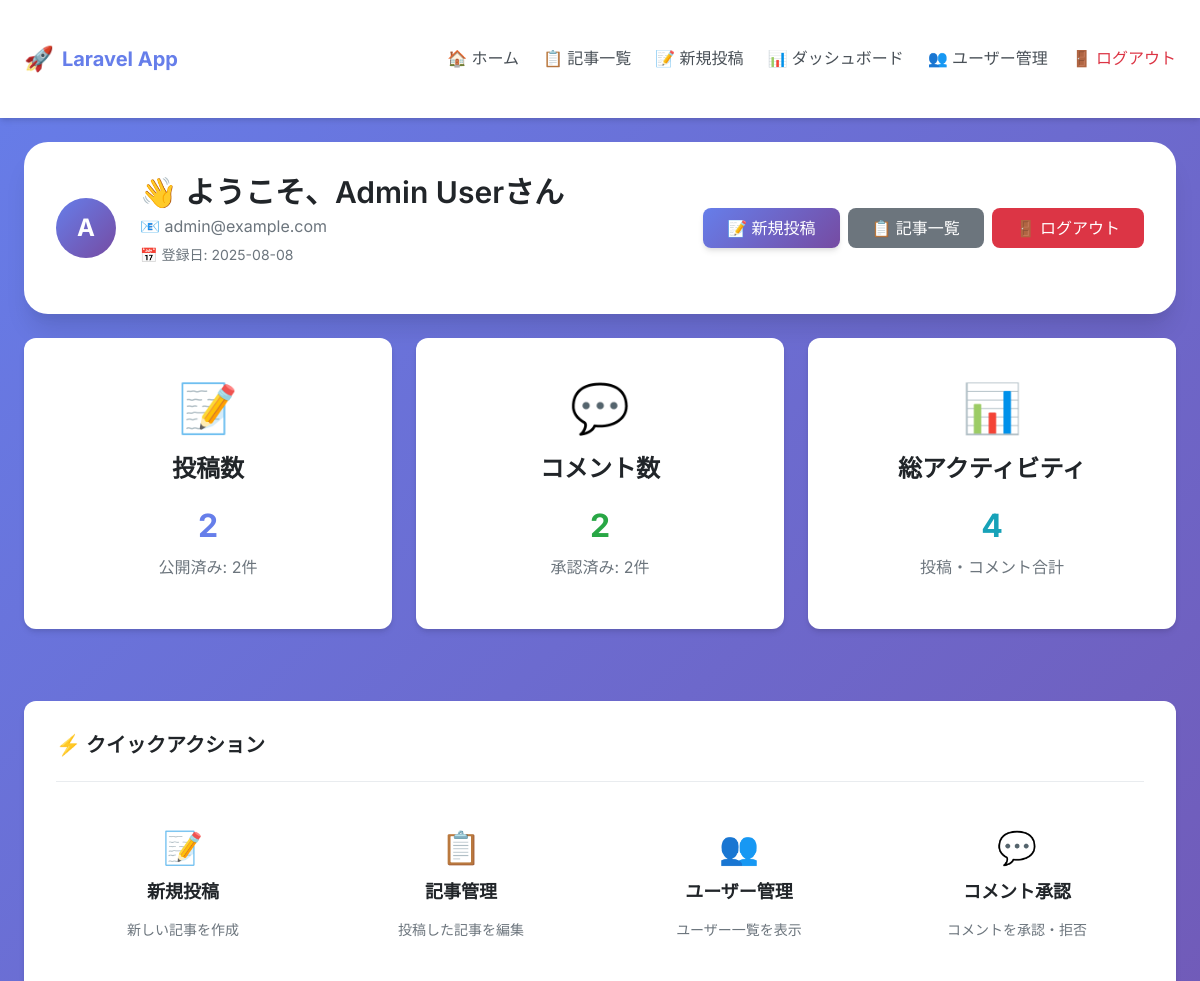
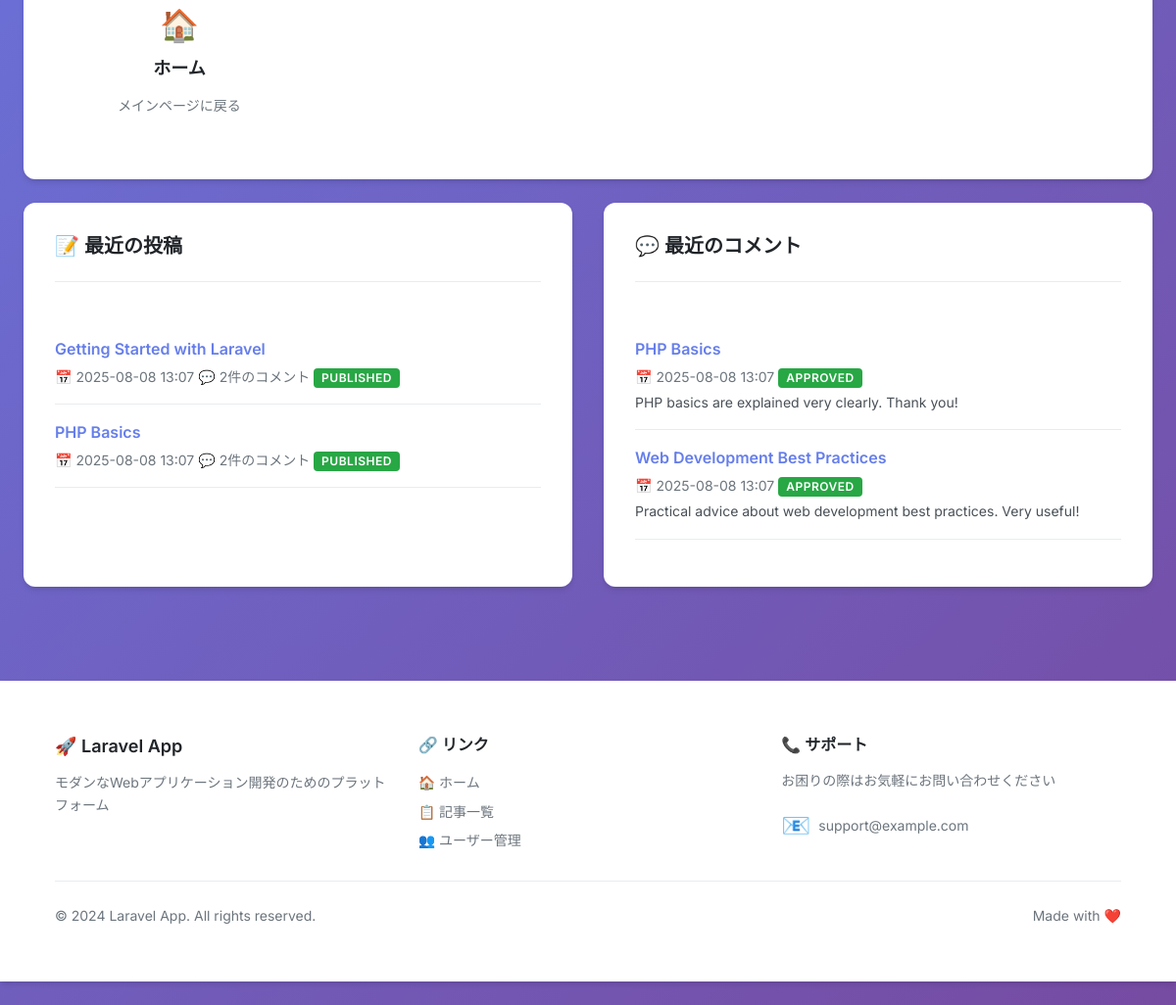
The page /laravel-app/dashboard.php (signed in) on the database its author committed (2 pictures, top to bottom).
### tables this page shows
CREATE TABLE IF NOT EXISTS users (
    id INT AUTO_INCREMENT PRIMARY KEY,
    name VARCHAR(255) NOT NULL,
    email VARCHAR(255) UNIQUE NOT NULL,
    password VARCHAR(255) NOT NULL,
    created_at TIMESTAMP DEFAULT CURRENT_TIMESTAMP,
    updated_at TIMESTAMP DEFAULT CURRENT_TIMESTAMP ON UPDATE CURRENT_TIMESTAMP
);

CREATE TABLE IF NOT EXISTS posts (
    id INT AUTO_INCREMENT PRIMARY KEY,
    title VARCHAR(255) NOT NULL,
    content TEXT NOT NULL,
    user_id INT NOT NULL,
    status ENUM('draft', 'published') DEFAULT 'draft',
    created_at TIMESTAMP DEFAULT CURRENT_TIMESTAMP,
    updated_at TIMESTAMP DEFAULT CURRENT_TIMESTAMP ON UPDATE CURRENT_TIMESTAMP,
    FOREIGN KEY (user_id) REFERENCES users(id) ON DELETE CASCADE
);

CREATE TABLE IF NOT EXISTS comments (
    id INT AUTO_INCREMENT PRIMARY KEY,
    post_id INT NOT NULL,
    user_id INT NOT NULL,
    content TEXT NOT NULL,
    status ENUM('pending', 'approved', 'rejected') DEFAULT 'pending',
    created_at TIMESTAMP DEFAULT CURRENT_TIMESTAMP,
    updated_at TIMESTAMP DEFAULT CURRENT_TIMESTAMP ON UPDATE CURRENT_TIMESTAMP,
    FOREIGN KEY (post_id) REFERENCES posts(id) ON DELETE CASCADE,
    FOREIGN KEY (user_id) REFERENCES users(id) ON DELETE CASCADE
);

### laravel-app/auth.php (called while the page is built, shortened)
<?php
function getCurrentUserId() {
    return $_SESSION['user_id'] ?? null;
}
function getCurrentUser() {
    try {
        $pdo = getDatabaseConnection();
        $query = "SELECT id, name, email, created_at FROM users WHERE id = ?";
        $stmt = $pdo->prepare($query);
        $stmt->execute([getCurrentUserId()]);
        return $stmt->fetch(PDO::FETCH_ASSOC);
    } catch (Exception $e) {
        error_log("getCurrentUser error: " . $e->getMessage());
        return null;
    }
}
?>

### laravel-app/dashboard.php (the view, shortened to what this page needs)
<?php
require_once 'auth.php';
$user = getCurrentUser();
$user_stats = [];
$recent_posts = [];
$recent_comments = [];
       try {
           $pdo = getDatabaseConnection();
    $user_id = getCurrentUserId();
    $stats_query = "
        SELECT
            COUNT(DISTINCT p.id) as total_posts,
            COUNT(DISTINCT c.id) as total_comments,
            COUNT(DISTINCT CASE WHEN p.status = 'published' THEN p.id END) as published_posts,
            COUNT(DISTINCT CASE WHEN c.status = 'approved' THEN c.id END) as approved_comments
        FROM users u
        LEFT JOIN posts p ON u.id = p.user_id
        LEFT JOIN comments c ON u.id = c.user_id
        WHERE u.id = ?
    ";
    $stats_stmt = $pdo->prepare($stats_query);
    $stats_stmt->execute([$user_id]);
    $user_stats = $stats_stmt->fetch(PDO::FETCH_ASSOC);
    $posts_query = "
        SELECT
            p.id,
            p.title,
            p.status,
            p.created_at,
            COUNT(DISTINCT c.id) as comment_count
        FROM posts p
        LEFT JOIN comments c ON p.id = c.post_id
        WHERE p.user_id = ?
        GROUP BY p.id
        ORDER BY p.created_at DESC
        LIMIT 5
    ";
    $posts_stmt = $pdo->prepare($posts_query);
    $posts_stmt->execute([$user_id]);
    $recent_posts = $posts_stmt->fetchAll(PDO::FETCH_ASSOC);
    $comments_query = "
        SELECT
            c.id,
            c.content,
            c.status,
            c.created_at,
            p.title as post_title,
            p.id as post_id
        FROM comments c
        JOIN posts p ON c.post_id = p.id
        WHERE c.user_id = ?
        ORDER BY c.created_at DESC
        LIMIT 5
    ";
    $comments_stmt = $pdo->prepare($comments_query);
    $comments_stmt->execute([$user_id]);
    $recent_comments = $comments_stmt->fetchAll(PDO::FETCH_ASSOC);
} catch (Exception $e) {
    $error_message = "データベースエラー: " . $e->getMessage();
}
?>
<?php
include 'includes/header.php';
?>
<section class="card floating-card">
    <div class="d-flex justify-between align-center">
        <div class="d-flex align-center">
            <div style="width: 60px; height: 60px; background: linear-gradient(135deg, var(--primary-color) 0%, var(--secondary-color) 100%); border-radius: 50%; display: flex; align-items: center; justify-content: center; color: var(--white); font-size: 1.5rem; font-weight: bold; margin-right: var(--spacing-lg);">
                <?php echo strtoupper(substr($user['name'], 0, 1)); ?>
            </div>
            <div>
                <h2 style="margin-bottom: var(--spacing-xs);">👋 ようこそ、<?php echo htmlspecialchars($user['name']); ?>さん</h2>
                <p style="color: var(--gray-600); margin-bottom: var(--spacing-xs);">📧 <?php echo htmlspecialchars($user['email']); ?></p>
                <p style="color: var(--gray-600); font-size: var(--font-size-sm);">📅 登録日: <?php echo date('Y-m-d', strtotime($user['created_at'])); ?></p>
            </div>
        </div>
        <div class="d-flex" style="gap: var(--spacing-sm);">
            <a href="/create_post.php" class="btn btn-primary">📝 新規投稿</a>
            <a href="/posts.php" class="btn btn-secondary">📋 記事一覧</a>
            <a href="/logout.php" class="btn btn-danger">🚪 ログアウト</a>
        </div>
    </div>
</section>
<section class="grid grid-3" style="gap: var(--spacing-lg); margin-bottom: var(--spacing-2xl);">
    <div class="card text-center">
        <div style="font-size: 3rem; color: var(--primary-color); margin-bottom: var(--spacing-sm);">📝</div>
        <h3>投稿数</h3>
        <div style="font-size: 2rem; font-weight: bold; color: var(--primary-color); margin-bottom: var(--spacing-xs);">
            <?php echo $user_stats['total_posts'] ?? 0; ?>
        </div>
        <p style="color: var(--gray-600);">公開済み: <?php echo $user_stats['published_posts'] ?? 0; ?>件</p>
    </div>
    <div class="card text-center">
        <div style="font-size: 3rem; color: var(--success-color); margin-bottom: var(--spacing-sm);">💬</div>
        <h3>コメント数</h3>
        <div style="font-size: 2rem; font-weight: bold; color: var(--success-color); margin-bottom: var(--spacing-xs);">
            <?php echo $user_stats['total_comments'] ?? 0; ?>
        </div>
        <p style="color: var(--gray-600);">承認済み: <?php echo $user_stats['approved_comments'] ?? 0; ?>件</p>
    </div>
    <div class="card text-center">
        <div style="font-size: 3rem; color: var(--info-color); margin-bottom: var(--spacing-sm);">📊</div>
        <h3>総アクティビティ</h3>
        <div style="font-size: 2rem; font-weight: bold; color: var(--info-color); margin-bottom: var(--spacing-xs);">
            <?php echo ($user_stats['total_posts'] ?? 0) + ($user_stats['total_comments'] ?? 0); ?>
        </div>
        <p style="color: var(--gray-600);">投稿・コメント合計</p>
    </div>
</section>
<section class="card">
    <div class="card-header">
        <h3 class="card-title">⚡ クイックアクション</h3>
    </div>
    <div class="card-body">
        <div class="grid grid-4">
            <div class="text-center">
                <a href="/create_post.php" class="d-block" style="text-decoration: none; color: inherit;">
                    <div style="font-size: 2rem; margin-bottom: var(--spacing-sm);">📝</div>
                    <h5>新規投稿</h5>
                    <p style="color: var(--gray-600); font-size: var(--font-size-sm);">新しい記事を作成</p>
                </a>
            </div>
            <div class="text-center">
                <a href="/posts.php" class="d-block" style="text-decoration: none; color: inherit;">
                    <div style="font-size: 2rem; margin-bottom: var(--spacing-sm);">📋</div>
                    <h5>記事管理</h5>
                    <p style="color: var(--gray-600); font-size: var(--font-size-sm);">投稿した記事を編集</p>
                </a>
            </div>
            <div class="text-center">
                <a href="/users.php" class="d-block" style="text-decoration: none; color: inherit;">
                    <div style="font-size: 2rem; margin-bottom: var(--spacing-sm);">👥</div>
                    <h5>ユーザー管理</h5>
                    <p style="color: var(--gray-600); font-size: var(--font-size-sm);">ユーザー一覧を表示</p>
                </a>
            </div>
            <div class="text-center">
                <a href="/comment_approval.php" class="d-block" style="text-decoration: none; color: inherit;">
                    <div style="font-size: 2rem; margin-bottom: var(--spacing-sm);">💬</div>
                    <h5>コメント承認</h5>
                    <p style="color: var(--gray-600); font-size: var(--font-size-sm);">コメントを承認・拒否</p>
                </a>
            </div>
            <div class="text-center">
                <a href="/" class="d-block" style="text-decoration: none; color: inherit;">
                    <div style="font-size: 2rem; margin-bottom: var(--spacing-sm);">🏠</div>
                    <h5>ホーム</h5>
                    <p style="color: var(--gray-600); font-size: var(--font-size-sm);">メインページに戻る</p>
                </a>
            </div>
        </div>
    </div>
</section>
<section class="grid grid-2" style="gap: var(--spacing-xl);">
    <div class="card">
        <div class="card-header">
            <h3 class="card-title">📝 最近の投稿</h3>
        </div>
        <div class="card-body">
            <?php if (!empty($recent_posts)): ?>
                <?php foreach ($recent_posts as $post): ?>
                    <div style="padding: var(--spacing-md) 0; border-bottom: 1px solid var(--gray-200);">
                        <div style="margin-bottom: var(--spacing-xs);">
                            <a href="/post.php?id=<?php echo $post['id']; ?>" style="color: var(--primary-color); text-decoration: none; font-weight: 600;">
                                <?php echo htmlspecialchars($post['title']); ?>
                            </a>
                        </div>
                        <div style="color: var(--gray-600); font-size: var(--font-size-sm);">
                            📅 <?php echo date('Y-m-d H:i', strtotime($post['created_at'])); ?>
                            💬 <?php echo $post['comment_count']; ?>件のコメント
                            <span class="badge badge-<?php echo $post['status'] === 'published' ? 'success' : 'warning'; ?>">
                                <?php echo $post['status']; ?>
                            </span>
                        </div>
                    </div>
                <?php endforeach; ?>
            <?php else: ?>
                <p style="color: var(--gray-600); text-align: center; padding: var(--spacing-xl);">まだ投稿がありません。</p>
            <?php endif; ?>
        </div>
    </div>
    <div class="card">
        <div class="card-header">
            <h3 class="card-title">💬 最近のコメント</h3>
        </div>
        <div class="card-body">
            <?php if (!empty($recent_comments)): ?>
                <?php foreach ($recent_comments as $comment): ?>
                    <div style="padding: var(--spacing-md) 0; border-bottom: 1px solid var(--gray-200);">
                        <div style="margin-bottom: var(--spacing-xs);">
                            <a href="/post.php?id=<?php echo $comment['post_id']; ?>" style="color: var(--primary-color); text-decoration: none; font-weight: 600;">
                                <?php echo htmlspecialchars($comment['post_title']); ?>
                            </a>
                        </div>
                        <div style="color: var(--gray-600); font-size: var(--font-size-sm); margin-bottom: var(--spacing-xs);">
                            📅 <?php echo date('Y-m-d H:i', strtotime($comment['created_at'])); ?>
                            <span class="badge badge-<?php echo $comment['status'] === 'approved' ? 'success' : 'warning'; ?>">
                                <?php echo $comment['status']; ?>
                            </span>
                        </div>
                        <div style="color: var(--gray-700); font-size: var(--font-size-sm);">
                            <?php echo htmlspecialchars(substr($comment['content'], 0, 100)); ?>
                        </div>
                    </div>
                <?php endforeach; ?>
            <?php else: ?>
                <p style="color: var(--gray-600); text-align: center; padding: var(--spacing-xl);">まだコメントがありません。</p>
            <?php endif; ?>
        </div>
    </div>
</section>
<?php include 'includes/footer.php'; ?>

### laravel-app/assets/css/style.css (style rules this page uses)
:root { --primary-color: #667eea; --primary-dark: #5a6fd8; --secondary-color: #764ba2; --accent-color: #f093fb; --success-color: #28a745; --warning-color: #ffc107; --danger-color: #dc3545; --info-color: #17a2b8; --white: #ffffff; --light-gray: #f8f9fa; --gray-100: #f8f9fa; --gray-200: #e9ecef; --gray-300: #dee2e6; --gray-400: #ced4da; --gray-500: #adb5bd; --gray-600: #6c757d; --gray-700: #495057; --gray-800: #343a40; --gray-900: #212529; --dark: #343a40; --font-family: 'Segoe UI', Tahoma, Geneva, Verdana, sans-serif; --font-size-xs: 0.75rem; --font-size-sm: 0.875rem; --font-size-base: 1rem; --font-size-lg: 1.125rem; --font-size-xl: 1.25rem; --font-size-2xl: 1.5rem; --font-size-3xl: 1.875rem; --font-size-4xl: 2.25rem; --spacing-xs: 0.25rem; --spacing-sm: 0.5rem; --spacing-md: 1rem; --spacing-lg: 1.5rem; --spacing-xl: 2rem; --spacing-2xl: 3rem; --border-radius-sm: 0.25rem; --border-radius: 0.5rem; --border-radius-lg: 0.75rem; --border-radius-xl: 1rem; --border-radius-2xl: 1.5rem; --shadow-sm: 0 1px 2px 0 rgba(0, 0, 0, 0.05); --shadow: 0 1px 3px 0 rgba(0, 0, 0, 0.1), 0 1px 2px 0 rgba(0, 0, 0, 0.06); --shadow-md: 0 4px 6px -1px rgba(0, 0, 0, 0.1), 0 2px 4px -1px rgba(0, 0, 0, 0.06); --shadow-lg: 0 10px 15px -3px rgba(0, 0, 0, 0.1), 0 4px 6px -2px rgba(0, 0, 0, 0.05); --shadow-xl: 0 20px 25px -5px rgba(0, 0, 0, 0.1), 0 10px 10px -5px rgba(0, 0, 0, 0.04); --transition-fast: 0.15s ease-in-out; --transition-base: 0.3s ease-in-out; --transition-slow: 0.5s ease-in-out; }
* { margin: 0; padding: 0; box-sizing: border-box; }
html { scroll-behavior: smooth; }
body { font-family: var(--font-family); font-size: var(--font-size-base); line-height: 1.6; color: var(--gray-800); background: linear-gradient(135deg, var(--primary-color) 0%, var(--secondary-color) 100%); min-height: 100vh; }
h1, h2, h3, h4, h5, h6 { font-weight: 600; line-height: 1.2; margin-bottom: var(--spacing-md); color: var(--gray-900); }
h2 { font-size: var(--font-size-3xl); }
h3 { font-size: var(--font-size-2xl); }
h5 { font-size: var(--font-size-lg); }
p { margin-bottom: var(--spacing-md); color: var(--gray-700); }
a { color: var(--primary-color); text-decoration: none; transition: color var(--transition-fast); }
.card { background: var(--white); border-radius: var(--border-radius-lg); box-shadow: var(--shadow-md); padding: var(--spacing-xl); margin-bottom: var(--spacing-lg); transition: transform var(--transition-base), box-shadow var(--transition-base); }
.card-header { border-bottom: 1px solid var(--gray-200); padding-bottom: var(--spacing-md); margin-bottom: var(--spacing-lg); }
.card-title { font-size: var(--font-size-xl); font-weight: 600; color: var(--gray-900); margin-bottom: var(--spacing-sm); }
.card-body { padding: var(--spacing-md) 0; }
.btn { display: inline-flex; align-items: center; justify-content: center; padding: var(--spacing-sm) var(--spacing-lg); font-size: var(--font-size-base); font-weight: 500; line-height: 1.5; border: none; border-radius: var(--border-radius); cursor: pointer; text-decoration: none; transition: all var(--transition-base); position: relative; overflow: hidden; }
.btn::before { content: ''; position: absolute; top: 0; left: -100%; width: 100%; height: 100%; background: linear-gradient(90deg, transparent, rgba(255, 255, 255, 0.2), transparent); transition: left var(--transition-slow); }
.btn-primary { background: linear-gradient(135deg, var(--primary-color) 0%, var(--secondary-color) 100%); color: var(--white); box-shadow: var(--shadow-md); }
.btn-secondary { background: var(--gray-600); color: var(--white); }
.btn-danger { background: var(--danger-color); color: var(--white); }
.badge { display: inline-block; padding: var(--spacing-xs) var(--spacing-sm); font-size: var(--font-size-xs); font-weight: 600; line-height: 1; text-align: center; white-space: nowrap; vertical-align: baseline; border-radius: var(--border-radius-sm); text-transform: uppercase; letter-spacing: 0.5px; }
.badge-success { background-color: var(--success-color); color: var(--white); }
.grid { display: grid; gap: var(--spacing-lg); }
.grid-2 { grid-template-columns: repeat(2, 1fr); }
.grid-3 { grid-template-columns: repeat(3, 1fr); }
.grid-4 { grid-template-columns: repeat(4, 1fr); }
.text-center { text-align: center; }
.d-block { display: block; }
.d-flex { display: flex; }
.justify-between { justify-content: space-between; }
.align-center { align-items: center; }
.floating-card { box-shadow: var(--shadow-xl); border-radius: var(--border-radius-2xl); }

### rows shown on the page
users: name "A", name "Admin User", email "admin@example.com", created_at "2025-08-08"
posts: title "Getting Started with Laravel", created_at "2025-08-08 13:07", comment_count "2", status "PUBLISHED"
posts: title "PHP Basics", created_at "2025-08-08 13:07", comment_count "2", status "PUBLISHED"
comments: post.title "PHP Basics", created_at "2025-08-08 13:07", status "APPROVED", content "PHP basics are explained very clearly. Thank you!"
comments: post.title "Web Development Best Practices", created_at "2025-08-08 13:07", status "APPROVED", content "Practical advice about web development best practices. Very useful!"

### other values the page prints
$user_stats['total_posts'] "2"
$user_stats['published_posts'] "2"
$user_stats['total_comments'] "2"
$user_stats['approved_comments'] "2"
